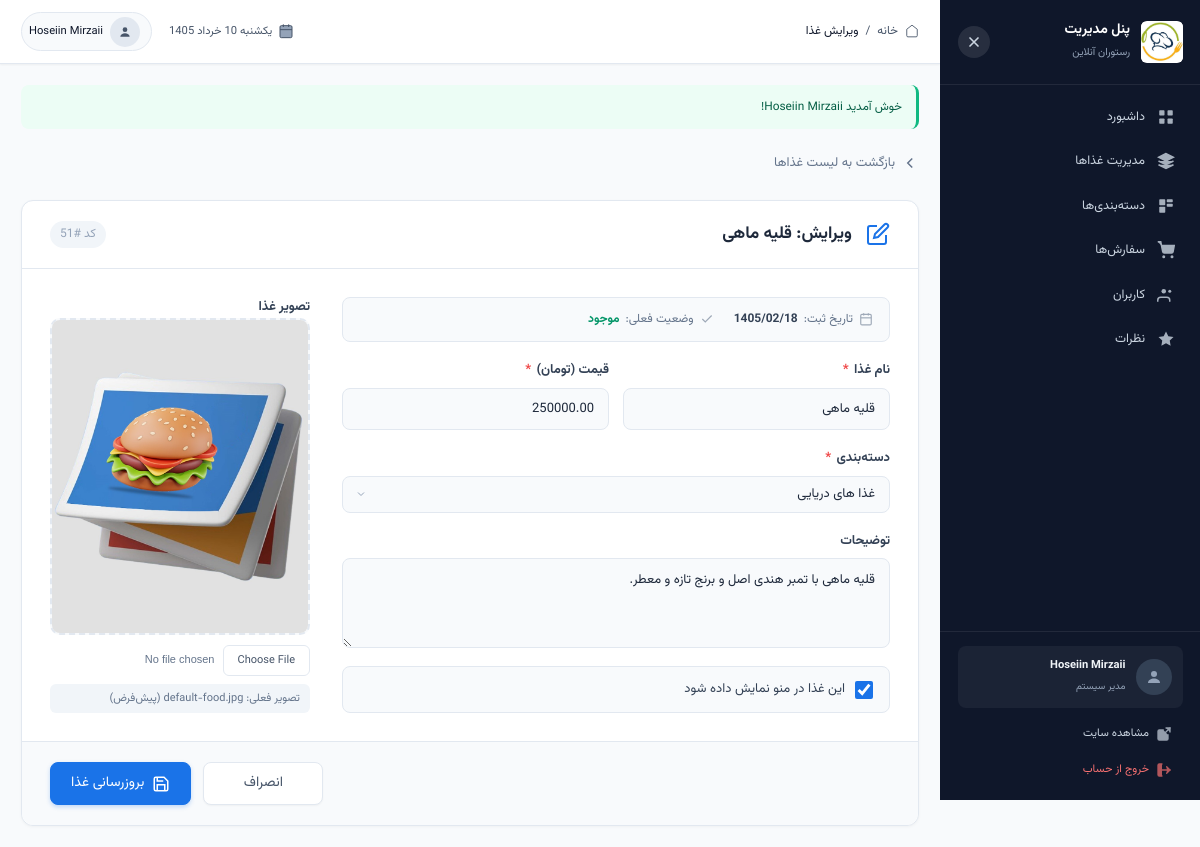
Page /admin/food-edit.php?id=51 (signed in) on the committed database.
### tables this page shows
CREATE TABLE `foods` (
  `id` int(11) NOT NULL,
  `category_id` int(11) NOT NULL,
  `name` varchar(100) NOT NULL,
  `description` text DEFAULT NULL,
  `price` decimal(10,2) NOT NULL,
  `image` varchar(255) DEFAULT NULL,
  `is_available` tinyint(1) DEFAULT 1,
  `created_at` timestamp NOT NULL DEFAULT current_timestamp()
);

CREATE TABLE `categories` (
  `id` int(11) NOT NULL,
  `name` varchar(50) NOT NULL,
  `description` text DEFAULT NULL,
  `image` varchar(255) DEFAULT NULL,
  `created_at` timestamp NOT NULL DEFAULT current_timestamp()
);

### admin/food-edit.php (the view, shortened to what this page needs)
<?php
require_once '../includes/header_admin.php';
$id = isset($_GET['id']) ? (int)$_GET['id'] : 0;
$food_result = mysqli_query($conn, "SELECT * FROM foods WHERE id = $id");
$food = mysqli_fetch_assoc($food_result);
$categories_result = mysqli_query($conn, "SELECT * FROM categories ORDER BY name");
$categories_all = [];
while ($cat = mysqli_fetch_assoc($categories_result)) {
    $categories_all[] = $cat;
}
$current_image = $food['image'];
$default_food_image = BASE_URL . 'assets/images/foods/default-food.jpg';
$has_image = !empty($current_image) && file_exists(UPLOAD_DIR . $current_image);
?>
<link rel="stylesheet" href="../assets/css/admin_food-edit.css">
<a href="foods.php" class="back-link">
    <svg viewBox="0 0 24 24" xmlns="http://www.w3.org/2000/svg" style="fill:none;stroke:currentColor;stroke-width:2;">
        <polyline points="15 18 9 12 15 6"/>
    </svg>
    بازگشت به لیست غذاها
</a>
<div class="form-card">
    <div class="form-card-header">
        <svg viewBox="0 0 24 24" xmlns="http://www.w3.org/2000/svg" style="fill:none;stroke:#1a73e8;stroke-width:2;">
            <path d="M11 4H4a2 2 0 00-2 2v14a2 2 0 002 2h14a2 2 0 002-2v-7"/>
            <path d="M18.5 2.5a2.121 2.121 0 013 3L12 15l-4 1 1-4 9.5-9.5z"/>
        </svg>
        <h3>ویرایش: <?php echo $food['name']; ?></h3>
        <span class="food-id">کد #<?php echo $food['id']; ?></span>
    </div>
    <form method="POST" action="" enctype="multipart/form-data">
        <div class="form-card-body">
            <div class="form-main-row">
                <div class="form-fields-col">
                    <div class="food-meta-info">
                        <div class="meta-item">
                            <svg viewBox="0 0 24 24" xmlns="http://www.w3.org/2000/svg" style="fill:none;stroke:currentColor;stroke-width:2;">
                                <rect x="3" y="4" width="18" height="18" rx="2"/>
                                <line x1="16" y1="2" x2="16" y2="6"/>
                                <line x1="8" y1="2" x2="8" y2="6"/>
                                <line x1="3" y1="10" x2="21" y2="10"/>
                            </svg>
                            تاریخ ثبت: <strong><?php echo toJalali($food['created_at']); ?></strong>
                        </div>
                        <div class="meta-item">
                            <svg viewBox="0 0 24 24" xmlns="http://www.w3.org/2000/svg" style="fill:none;stroke:currentColor;stroke-width:2;">
                                <polyline points="20 6 9 17 4 12"/>
                            </svg>
                            وضعیت فعلی:
                            <strong style="color:<?php echo $food['is_available'] ? '#059669' : '#dc2626'; ?>;">
                                <?php echo $food['is_available'] ? 'موجود' : 'ناموجود'; ?>
                            </strong>
                        </div>
                    </div>
                    <div class="form-inline-row">
                        <div class="form-group">
                            <label class="form-label">
                                نام غذا <span class="required">*</span>
                            </label>
                            <input type="text" name="name" class="form-control"
                                   value="<?php echo htmlspecialchars($food['name']); ?>" required>
                        </div>
                        <div class="form-group">
                            <label class="form-label">
                                قیمت (تومان) <span class="required">*</span>
                            </label>
                            <input type="number" name="price" class="form-control"
                                   value="<?php echo $food['price']; ?>" min="1000" required>
                        </div>
                    </div>
                    <div class="form-group">
                        <label class="form-label">
                            دسته‌بندی <span class="required">*</span>
                        </label>
                        <select name="category_id" class="form-control" required>
                            <?php foreach ($categories_all as $cat): ?>
                                <option value="<?php echo $cat['id']; ?>"
                                    <?php echo $food['category_id'] == $cat['id'] ? 'selected' : ''; ?>>
                                    <?php echo $cat['name']; ?>
                                </option>
                            <?php endforeach; ?>
                        </select>
                    </div>
                    <div class="form-group">
                        <label class="form-label">توضیحات</label>
                        <textarea name="description" class="form-control"
                                  placeholder="مواد تشکیل‌دهنده، نحوه سرو، یا هر توضیح دیگری..."
                                  rows="3"><?php echo htmlspecialchars($food['description']); ?></textarea>
                    </div>
                    <div class="form-check">
                        <input type="checkbox" name="is_available" id="available"
                               <?php echo $food['is_available'] ? 'checked' : ''; ?>>
                        <label for="available">این غذا در منو نمایش داده شود</label>
                    </div>
                </div>
                <div class="form-image-col">
                    <div class="image-upload-area">
                        <label class="form-label">تصویر غذا</label>
                        <div class="image-upload-box <?php echo $has_image ? 'has-image' : ''; ?>"
                             id="imageUploadBox"
                             onclick="document.getElementById('imageInput').click()">
                            <?php if ($has_image): ?>
                                <img id="previewImage" src="<?php echo UPLOAD_URL . $current_image; ?>"
                                     alt="<?php echo htmlspecialchars($food['name']); ?>">
                                <div class="image-overlay">
                                    <svg viewBox="0 0 24 24" xmlns="http://www.w3.org/2000/svg" style="width:16px;height:16px;fill:none;stroke:currentColor;stroke-width:2;">
                                        <path d="M11 4H4a2 2 0 00-2 2v14a2 2 0 002 2h14a2 2 0 002-2v-7"/>
                                        <path d="M18.5 2.5a2.121 2.121 0 013 3L12 15l-4 1 1-4 9.5-9.5z"/>
                                    </svg>
                                    تغییر تصویر
                                </div>
                                <div class="image-upload-placeholder" id="uploadPlaceholder" style="display:none;">
                                    <svg viewBox="0 0 24 24" xmlns="http://www.w3.org/2000/svg" style="fill:none;stroke:currentColor;stroke-width:1.5;">
                                        <rect x="3" y="3" width="18" height="18" rx="2"/>
                                        <path d="M21 15l-5-5L5 21"/>
                                        <circle cx="8.5" cy="8.5" r="1.5"/>
                                    </svg>
                                    <span>برای آپلود کلیک کنید</span>
                                    <span class="upload-hint">JPG, PNG, WebP</span>
                                </div>
                            <?php else: ?>
                                <div class="image-upload-placeholder" id="uploadPlaceholder">
                                    <span>برای آپلود تصویر کلیک کنید</span>
                                    <span class="upload-hint">JPG, PNG, WebP (حداکثر ۲ مگابایت)</span>
                                </div>
                                <img id="previewImage" src="<?php echo $default_food_image; ?>"
                                     alt="<?php echo htmlspecialchars($food['name']); ?>">
                            <?php endif; ?>
                        </div>
                        <div class="image-file-input">
                            <input type="file" name="image" id="imageInput"
                                   accept="image/*" onchange="previewFile()">
                        </div>
                        <div class="current-image-name">
                            تصویر فعلی:
                            <?php if ($has_image): ?>
                                <?php echo htmlspecialchars($current_image); ?>
                            <?php else: ?>
                                default-food.jpg (پیش‌فرض)
                            <?php endif; ?>
                        </div>
                    </div>
                </div>
            </div>
        </div>
        <div class="form-actions">
            <a href="foods.php" class="btn btn-light">انصراف</a>
            <button type="submit" class="btn btn-primary">
                <svg viewBox="0 0 24 24" xmlns="http://www.w3.org/2000/svg" style="width:18px;height:18px;fill:none;stroke:currentColor;stroke-width:2;">
                    <path d="M19 21H5a2 2 0 01-2-2V5a2 2 0 012-2h11l5 5v11a2 2 0 01-2 2z"/>
                    <polyline points="17 21 17 13 7 13 7 21"/>
                    <polyline points="7 3 7 8 15 8"/>
                </svg>
                بروزرسانی غذا
            </button>
        </div>
    </form>
</div>
<?php require_once '../includes/footer_admin.php'; ?>

### assets/css/header_admin.css (style rules this page uses)
*, *::before, *::after { margin: 0; padding: 0; box-sizing: border-box; }
:root { --sidebar-width: 260px; --header-height: 64px; --primary: #2563eb; --primary-light: #dbeafe; --primary-dark: #1d4ed8; --sidebar-bg: #0f172a; --sidebar-hover: #1e293b; --sidebar-active: #2563eb; --bg-main: #f8fafc; --text-primary: #0f172a; --text-secondary: #475569; --text-muted: #94a3b8; --border: #e2e8f0; --danger: #ef4444; --success: #10b981; --warning: #f59e0b; --shadow-sm: 0 1px 2px rgba(0, 0, 0, 0.05); --shadow: 0 1px 3px rgba(0, 0, 0, 0.1), 0 1px 2px rgba(0, 0, 0, 0.06); --shadow-md: 0 4px 6px -1px rgba(0, 0, 0, 0.1); --radius: 8px; --transition: all 0.2s ease; }
html { font-size: 14px; scroll-behavior: smooth; }
body { font-family: "Vazirmatn", Tahoma, sans-serif; background: var(--bg-main); color: var(--text-primary); line-height: 1.6; overflow-x: hidden; min-height: 100vh; }
a { text-decoration: none; color: inherit; }
button { border: none; background: none; cursor: pointer; font-family: inherit; }
.nav-icon svg { width: 18px; height: 18px; fill: currentColor; }

### rows in the picture
foods: name "قلیه ماهی", id "51", created_at "1405/02/18", price "250000.00", category_id "غذا های دریایی", description "قلیه ماهی با تمبر هندی اصل و برنج تازه و معطر.", is_available "☑"

### other values in the picture
$item['title'] "داشبورد"
$item['title'] "مدیریت غذاها"
$item['title'] "دسته‌بندی‌ها"
$item['title'] "سفارش‌ها"
$item['title'] "کاربران"
$item['title'] "نظرات"
$adminName "Hoseiin Mirzaii"
$pageTitle "ویرایش غذا"
$_SESSION['success'] "خوش آمدید Hoseiin Mirzaii!"
